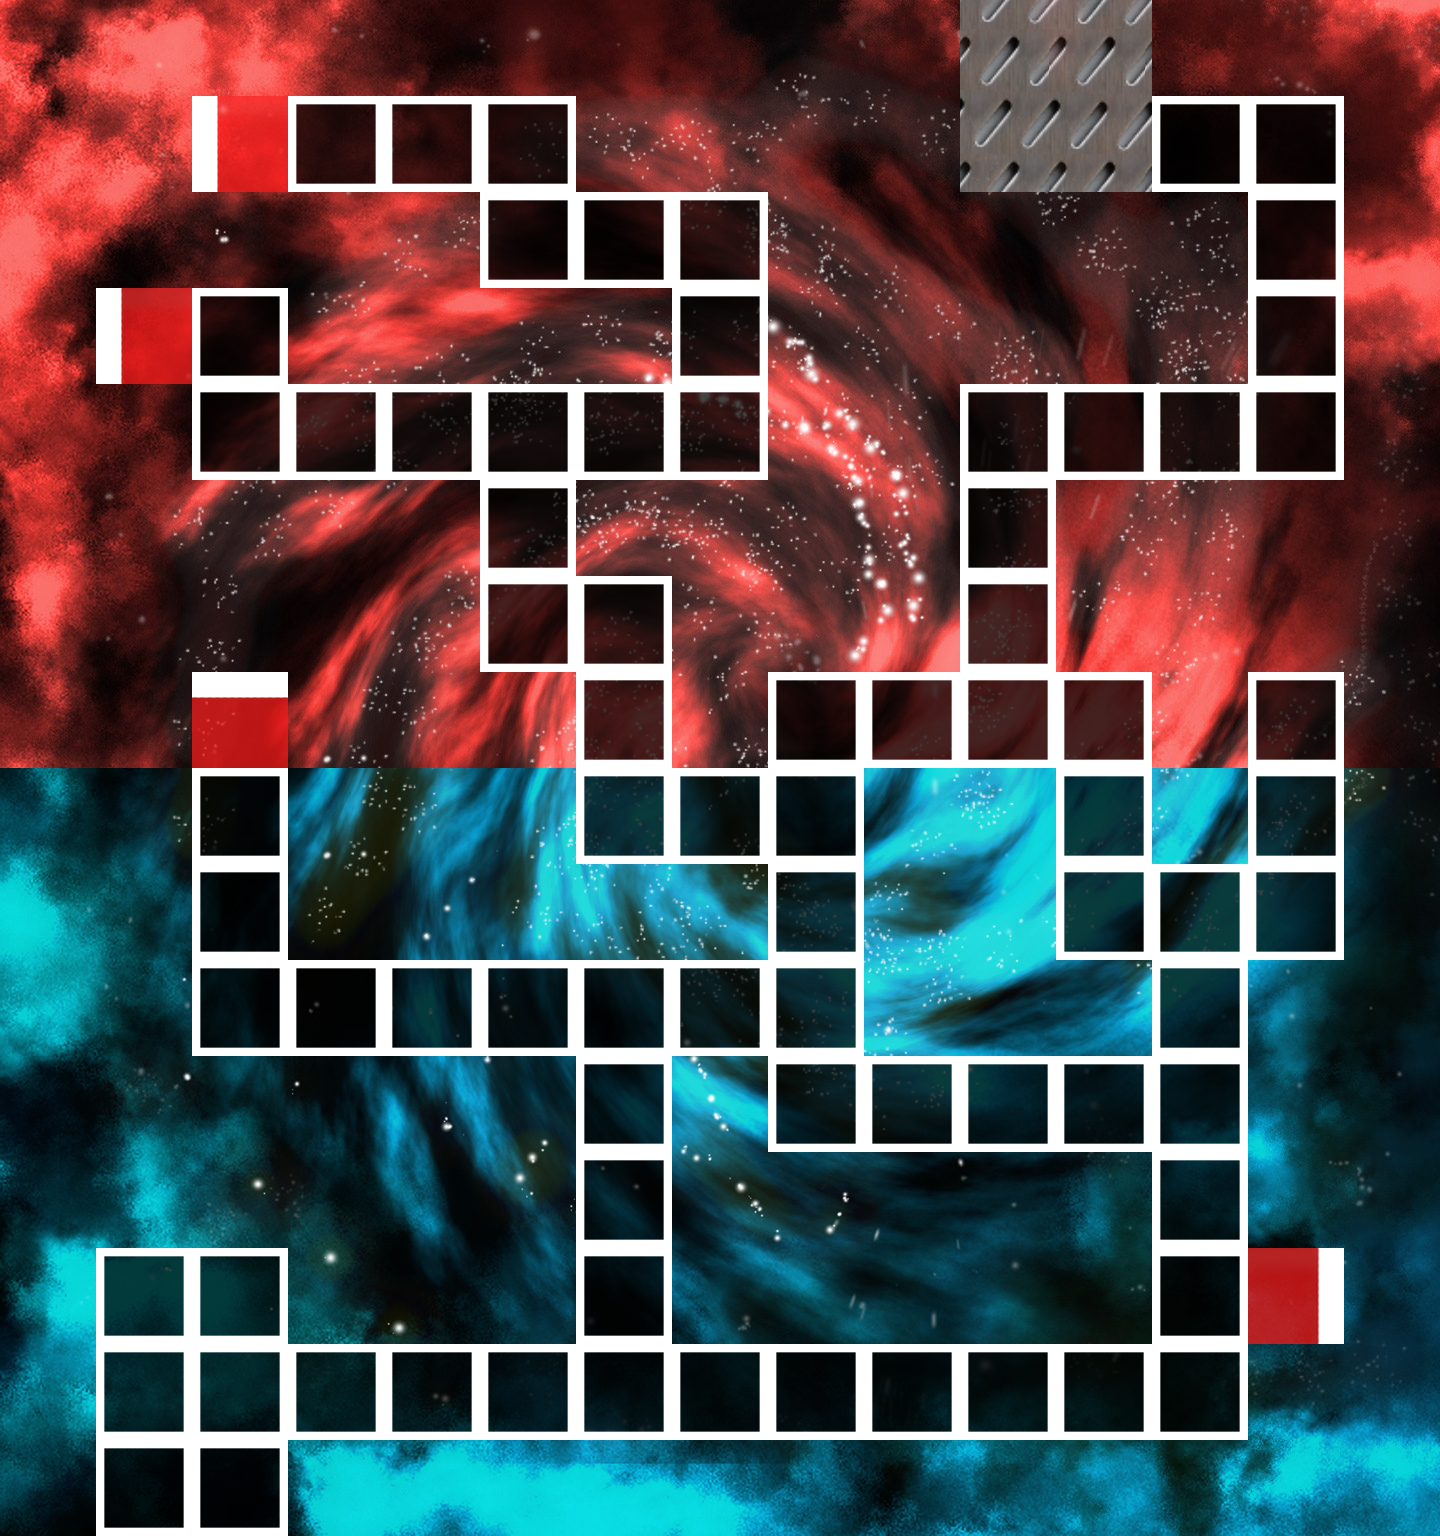

This is a level from a 2D game, rendered from its Tiled map with the project's own tilesets. A one-line summary and the map file follow, with tile-layer data summarised:
An orthogonal 15x16 tile map with 96x96 px tiles, 5 tile layers (floor, path, goal, blocked, ...), 5 tilesets.

<map version="1.0" orientation="orthogonal" renderorder="right-down" width="15" height="16" tilewidth="96" tileheight="96" nextobjectid="1">
 <tileset firstgid="1" name="endTiles" tilewidth="96" tileheight="96">
  <image source="endTiles.png" width="288" height="288" />
 </tileset>
 <tileset firstgid="10" name="tiles" tilewidth="96" tileheight="96">
  <image source="tiles.png" width="576" height="576" />
 </tileset>
 <tileset firstgid="46" name="goal-tiles" tilewidth="96" tileheight="96">
  <image source="goal-tiles.png" width="480" height="384" />
 </tileset>
 <tileset firstgid="66" name="spaceTileS" tilewidth="96" tileheight="96">
  <image source="spaceTileS.jpg" width="1536" height="1536" />
 </tileset>
 <tileset firstgid="322" name="spaceTileD" tilewidth="96" tileheight="96">
  <image source="spaceTileD.jpg" width="1536" height="1536" />
 </tileset>
 <layer name="floor" width="15" height="16">
  <data>[240 cells, 240 non-empty, 240 distinct tile ids]</data>
 </layer>
 <layer name="path" width="15" height="16">
  <data>[240 cells, 71 non-empty, 16 distinct tile ids]</data>
 </layer>
 <layer name="goal" width="15" height="16">
  <data>[240 cells, 4 non-empty, 4 distinct tile ids]</data>
 </layer>
 <layer name="blocked" width="15" height="16">
  <data>[240 cells, 4 non-empty, 3 distinct tile ids]</data>
 </layer>
 <layer name="start" width="15" height="16">
  <data>[240 cells, 7 non-empty, 6 distinct tile ids]</data>
 </layer>
</map>